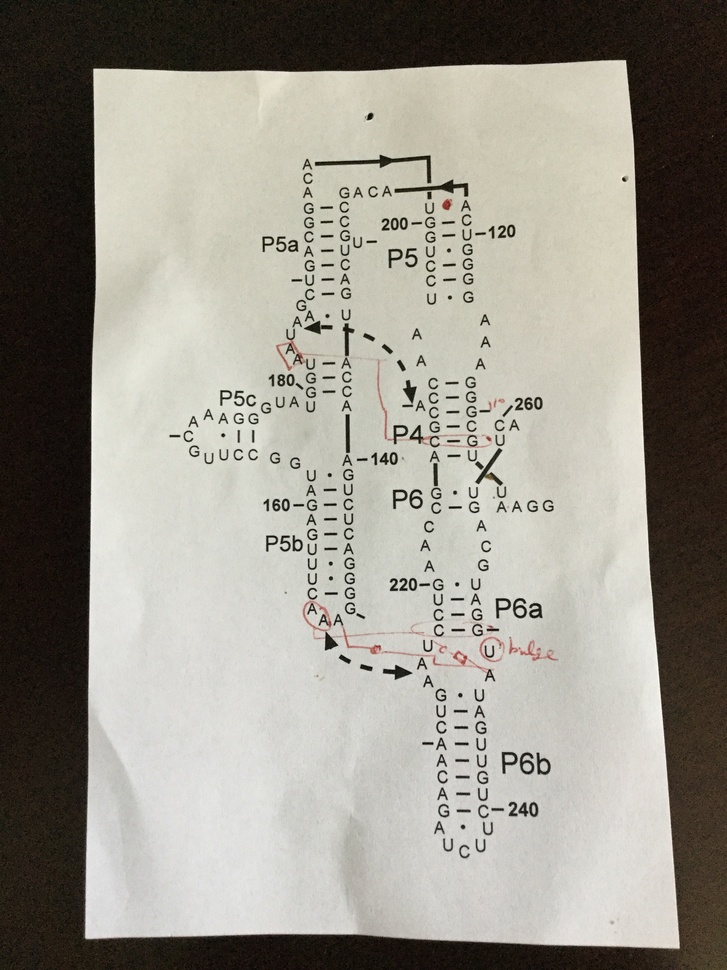
%> input picture tutorial/images/P4P6_Legacy_Secstruct.JPG, 727 x 970 px, shrunk from 2448 x 3264 before the run
$ octave --eval "result = get_patch_from_image('../../tutorial/images/P4P6_Legacy_Secstruct.JPG');"   (GNU Octave 9; MATLAB toolbox functions it lacks are replaced by stand-ins)
%> lines starting %> are read from the running program, lines starting %| are printed output that depends on the picture; in (x1, y1, x2, y2) boxes, pixels count from 0 and x2, y2 are one past the last pixel; in counts of white or black regions, pixels touching at a corner belong together; the program's own positions count from 1
function bounds = get_patch_from_image( image_file, show_drawing );
%
% A hack from plot_2d (rhiju's attempts to auto-solve jigsaw puzzles)
%
%
% TODO: set thresholding to work on any image output from Pymol.
%
% Inputs:
%  image_file   = .png or .jpg file with a picture of the ligand, e.g. a ray-traced picture from Pymol.
%  show_drawing = 0 or 1 to draw the image and boundary in a new MATLAB figure. [default is 1]
%
% Output:
%  bounds = N x 2 path of the boundary of the image, which allows drawing of silhouette patches when
%            installed into a ligand's image_boundary field.
%
% (C) R. Das, Stanford University

if ~exist( 'show_drawing', 'var' ) show_drawing = 1; end;
THRESHOLD = 5;

image_x = imread( image_file );
%> image_x is the input picture: size 970x727x3 uint8; mean R, G, B 151.5, 147.8, 138.4

if show_drawing;
    figure();
    image( image_x );
    hold on;
end
image_mean = mean( image_x, 3 );

% [5 lines of commented-out code are left out]
image_y = 256 - image_x;
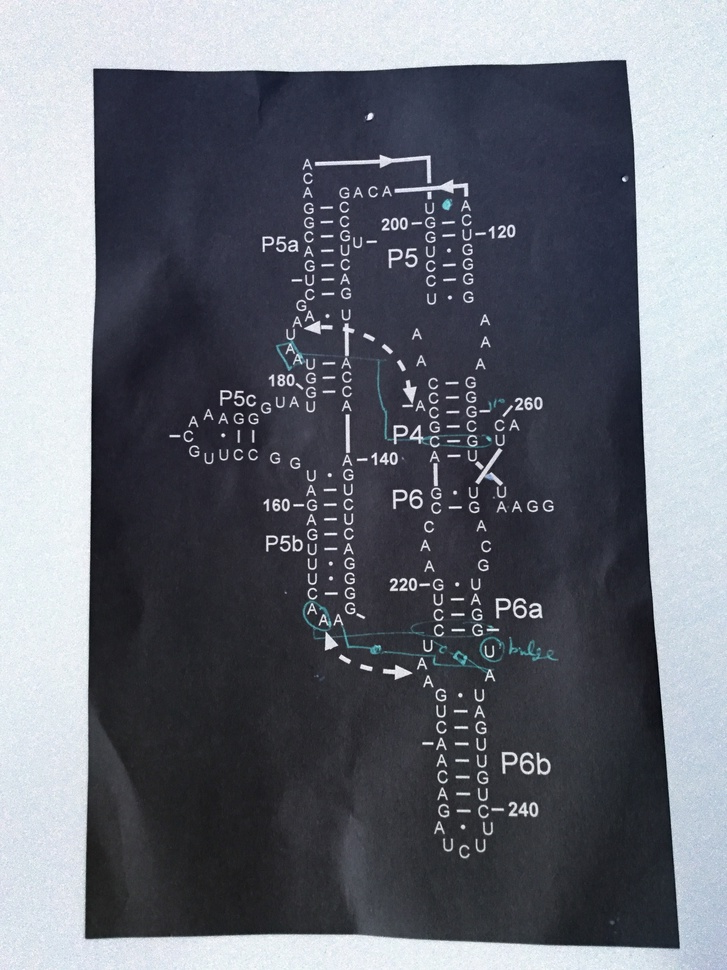
%> image_y: size 970x727x3 uint8; mean R, G, B 104.5, 108.2, 117.6
THRESHOLD = min( THRESHOLD, max( image_y(:)/10 ) );
%> THRESHOLD = 5
image_binary = ( sum(image_y,3) > THRESHOLD );
%> image_binary: size 970x727 logical; every value is 1

[b,l,n] = bwboundaries( image_binary );
%> l: size 970x727 double; every value is 1
%> b = 1 boundary; box (x1, y1, x2, y2) and points: (0, 0, 727, 970) 3391; n = 1

% find longest boundary
numpts = [];
for i = 1:length(b)
    numpts(i) = size(b{i},1);
end
%> this loop made 1 pass
[~,idx] = max( numpts );
%> idx = 1
bounds = b{idx};

%> (the run ends here)
